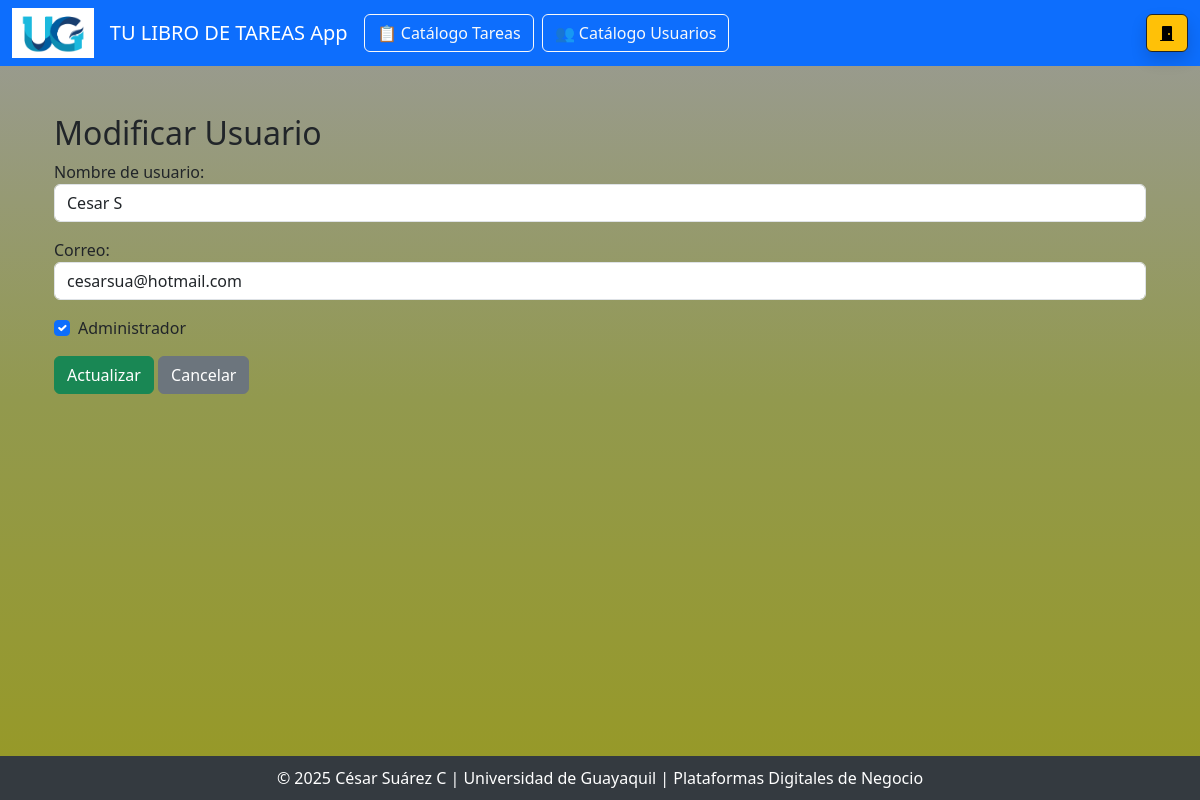
/usuario_update/2 (signed in), run on the app's committed database.
### main.py (models this page shows)
class Usuario(UserMixin, db.Model):
    id = db.Column(db.Integer, primary_key=True)
    username = db.Column(db.String(150), nullable=False, unique=True)
    email = db.Column(db.String(150), unique=True)
    password = db.Column(db.String(150))
    is_admin = db.Column(db.Boolean, default=False)
    tareas = db.relationship('Tarea', backref='usuario', lazy=True)

### main.py (the view)
@app.route("/usuario_update/<int:id>", methods=['GET','POST'])
@login_required
def usuario_update(id):
    try:
        objUsuario = Usuario.query.filter_by(id=id).first()
        if request.method == 'POST':
            objUsuario.username = request.form.get('txtusername')
            objUsuario.email = request.form.get('txtemail')
            objUsuario.is_admin = True if request.form.get('txtis_admin') == 'on' else False
            db.session.commit()
            return redirect(url_for('usuario_read'))
        return render_template('usuario_update.html', usuario=objUsuario, user=current_user)
    except Exception as e:
        db.session.rollback()
        return render_template('error.html', error=str(e), user=current_user)

### main.py (called while the page is built)
@login_manager.user_loader
def load_user(user_id):
    return Usuario.query.get(int(user_id))

### templates/usuario_update.html (shortened to what this page needs)
{% extends "base.html" %}
{% block contenido %}
<div class="container mt-4">
    <h2>Modificar Usuario</h2>
    <form method="post">
        <div class="mb-3">
            <label>Nombre de usuario:</label>
            <input type="text" name="txtusername" value="{{ usuario.username }}" class="form-control" required>
        </div>
        <div class="mb-3">
            <label>Correo:</label>
            <input type="email" name="txtemail" value="{{ usuario.email }}" class="form-control" required>
        </div>
        <div class="form-check mb-3">
            <input class="form-check-input" type="checkbox" name="txtis_admin" id="adminCheck" {% if usuario.is_admin %}checked{% endif %}>
            <label class="form-check-label" for="adminCheck">Administrador</label>
        </div>
        <button type="submit" class="btn btn-success">Actualizar</button>
        <a href="{{ url_for('usuario_read') }}" class="btn btn-secondary">Cancelar</a>
    </form>
</div>
{% endblock %}

### templates/base.html (style rules this page uses)
body { background: linear-gradient(to bottom, #9a9b99, #92994e, #979924); min-height: 100vh; display: flex; flex-direction: column; }

### data on the page
Usuario: txtusername "Cesar S", txtemail "cesarsua@hotmail.com", is_admin "☑"
